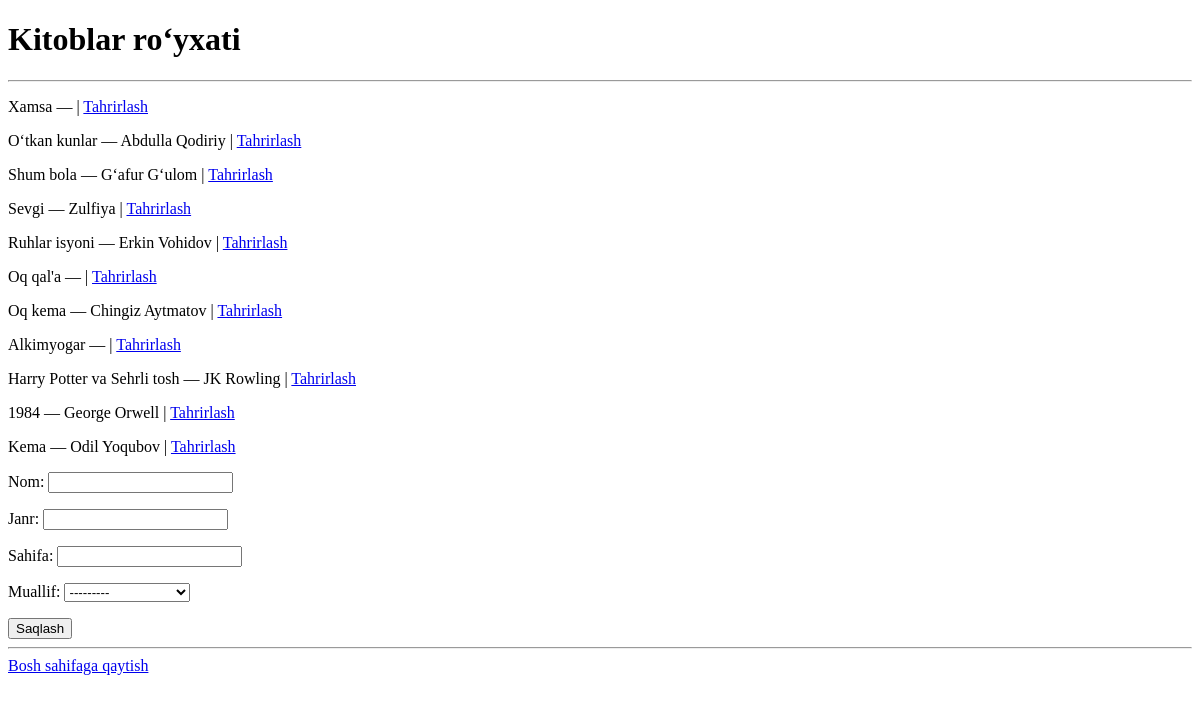
Page /kitoblar/ on the earlier database version.
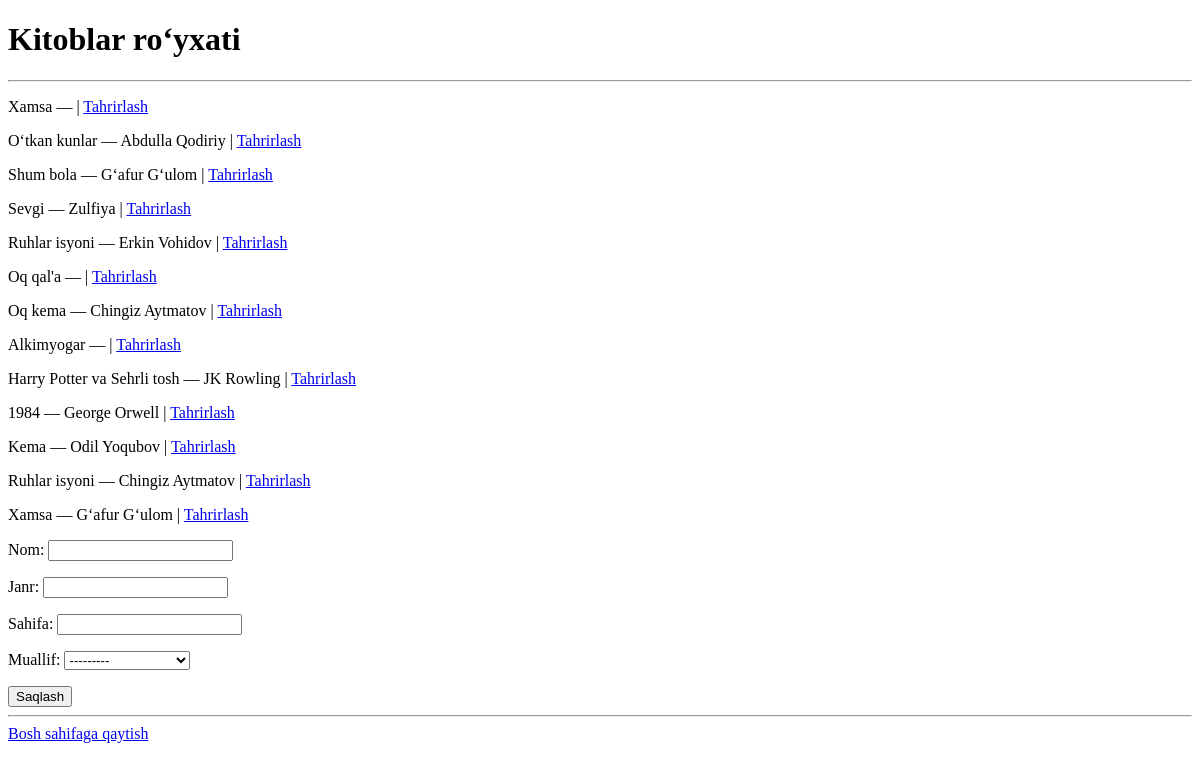
Same page on the later database version.
### main/models.py (models this page shows, shortened)
class Kitob(models.Model):
    nom = models.CharField(max_length=200)
    janr = models.CharField(max_length=100)
    sahifa = models.IntegerField()
    muallif = models.ForeignKey(Muallif, on_delete=models.SET_NULL, null=True)
    class Meta:
        verbose_name = "Kitob"
        verbose_name_plural = "Kitoblar"

class Muallif(models.Model):
    ism = models.CharField(max_length=100)
    jins = models.CharField(max_length=10, choices=[('Erkak', 'Erkak'), ('Ayol', 'Ayol')], null=True, blank=True)
    tugilgan_sana = models.DateField()
    kitob_soni = models.IntegerField()
    tirik = models.BooleanField(default=True)
    def __str__(self):
        return self.ism
    class Meta:
        verbose_name = "Muallif"
        verbose_name_plural = "Mualliflar"

### main/views.py (the view)
# urls.py: path("kitoblar/", kitob_list, name="kitob_list"),
def kitob_list(request):
    mualliflar = Muallif.objects.all()
    kitoblar = Kitob.objects.select_related("muallif").all()
    if request.method == 'POST':
        form = KitobForm(request.POST)
        if form.is_valid():
            form.save()
            return redirect('kitob_list')
    context = {
        'mualliflar': mualliflar,
        'kitoblar': kitoblar,
        'form': KitobForm,}
    return render(request, "kitob_list.html", context)

### templates/kitob_list.html (shortened to what this page needs)
<!DOCTYPE html>
<html lang="en">
<head>
</head>
<body>
    <h1>Kitoblar ro‘yxati</h1>
    <hr>
    {% for kitob in kitoblar %}
        <p>
            {{ kitob.nom }} — {{ kitob.muallif.ism }}
            | <a href="{% url 'kitob_update' pk=kitob.id %}">Tahrirlash</a>
        </p>
    {% empty %}
        <p>Hozircha kitoblar mavjud emas.</p>
    {% endfor %}
<form method="POST">
    {{ form.as_p }}
    <button>Saqlash</button>
</form>
    <hr>
    <a href="/">Bosh sahifaga qaytish</a>
</body>
</html>

Differences in the rows shown:
added Kitob: nom "Ruhlar isyoni", muallif.ism "Chingiz Aytmatov"
added Kitob: nom "Xamsa", muallif.ism "G‘afur G‘ulom"
